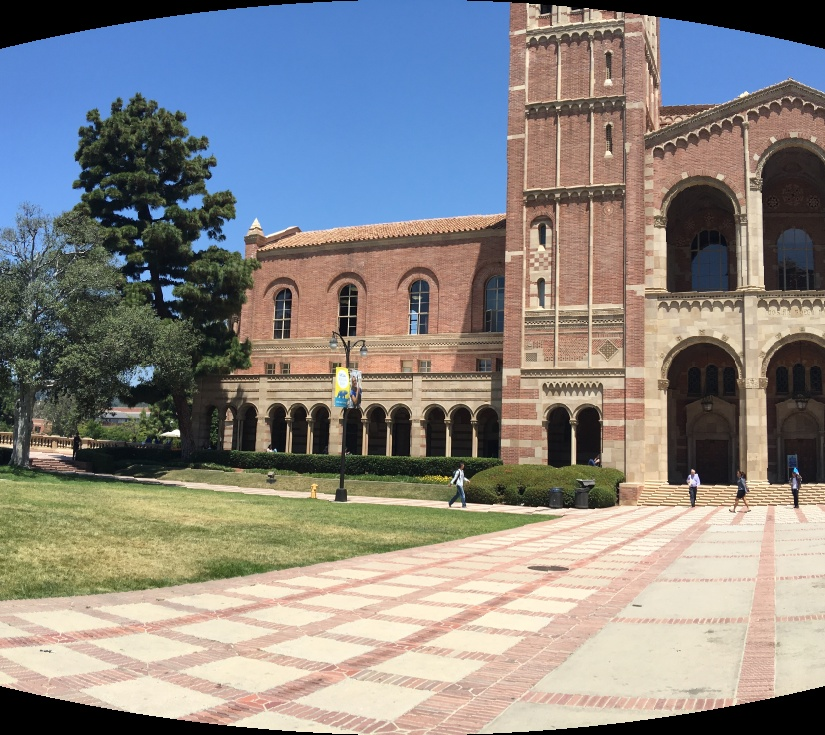
#> input picture 360camera/input/1_left_proj_crop.jpg, 825 x 735 px
$ python stitch.py input/1_left_proj_crop.jpg input/1_right_proj_crop.jpg   (Python 2 division)
#> lines starting #> are read from the running program, lines starting #| are printed output that depends on the picture
import sys
import cv2
import numpy as np

# Use the keypoints to stitch the images
def get_stitched_image(img1, img2, M):

	# Get width and height of input images
	w1,h1 = img1.shape[:2]
	w2,h2 = img2.shape[:2]

	# Get the canvas dimesions
	img1_dims = np.float32([ [0,0], [0,w1], [h1, w1], [h1,0] ]).reshape(-1,1,2)
	img2_dims_temp = np.float32([ [0,0], [0,w2], [h2, w2], [h2,0] ]).reshape(-1,1,2)


	# Get relative perspective of second image
	img2_dims = cv2.perspectiveTransform(img2_dims_temp, M)

	# Resulting dimensions
	result_dims = np.concatenate( (img1_dims, img2_dims), axis = 0)

	# Getting images together
	# Calculate dimensions of match points
	[x_min, y_min] = np.int32(result_dims.min(axis=0).ravel() - 0.5)
	[x_max, y_max] = np.int32(result_dims.max(axis=0).ravel() + 0.5)

	# Create output array after affine transformation
	transform_dist = [-x_min,-y_min]
	transform_array = np.array([[1, 0, transform_dist[0]],[0, 1, transform_dist[1]],[0,0,1]])

	# Warp images to get the resulting image
	result_img = cv2.warpPerspective(img2, transform_array.dot(M),(x_max-x_min, y_max-y_min))
	result_img[transform_dist[1]:w1+transform_dist[1],transform_dist[0]:h1+transform_dist[0]] = img1

	# Return the result
	return result_img

def get_stitched_image_points(img1, img2, M):

	# Get width and height of input images
	w1,h1 = img1.shape[:2]
	w2,h2 = img2.shape[:2]

	# Get the canvas dimesions
	img1_dims = np.float32([ [0,0], [0,w1], [h1, w1], [h1,0] ]).reshape(-1,1,2)
	img2_dims_temp = np.float32([ [0,0], [0,w2], [h2, w2], [h2,0] ]).reshape(-1,1,2)


	# Get relative perspective of second image
	img2_dims = cv2.perspectiveTransform(img2_dims_temp, M)

	# Resulting dimensions
	result_dims = np.concatenate( (img1_dims, img2_dims), axis = 0)

	# Getting images together
	# Calculate dimensions of match points
	[x_min, y_min] = np.int32(result_dims.min(axis=0).ravel() - 0.5)
	[x_max, y_max] = np.int32(result_dims.max(axis=0).ravel() + 0.5)

	# Create output array after affine transformation
	#transform_dist = [-x_min, -y_min]
	#transform_array = np.array([[1, 0, transform_dist[0]], [0, 1, transform_dist[1]], [0,0,1]])

	# Warp images to get the resulting image
	#result_img = cv2.warpPerspective(img2, transform_array.dot(M), (x_max-x_min, y_max-y_min))
	#result_img[transform_dist[1]:w1+transform_dist[1], transform_dist[0]:h1+transform_dist[0]] = img1

	# Return the result
	return x_min, x_max, y_min, y_max


# Find SIFT and return Homography Matrix
def get_sift_homography(img1, img2):

	# Initialize SIFT
	sift = cv2.xfeatures2d.SIFT_create()

	# Extract keypoints and descriptors
	k1, d1 = sift.detectAndCompute(img1, None)
	k2, d2 = sift.detectAndCompute(img2, None)

	# Bruteforce matcher on the descriptors
	bf = cv2.BFMatcher()
	matches = bf.knnMatch(d1,d2, k=2)

	# Make sure that the matches are good
	verify_ratio = 0.8 # Source: stackoverflow
	verified_matches = []
	for m1,m2 in matches:
		# Add to array only if it's a good match
		if m1.distance < 0.8 * m2.distance:
			verified_matches.append(m1)

	# Mimnum number of matches
	min_matches = 8
	if len(verified_matches) > min_matches:

		# Array to store matching points
		img1_pts = []
		img2_pts = []

		# Add matching points to array
		for match in verified_matches:
			img1_pts.append(k1[match.queryIdx].pt)
			img2_pts.append(k2[match.trainIdx].pt)
		img1_pts = np.float32(img1_pts).reshape(-1,1,2)
		img2_pts = np.float32(img2_pts).reshape(-1,1,2)

		# Compute homography matrix
		M, mask = cv2.findHomography(img1_pts, img2_pts, cv2.RANSAC, 5.0)
		return M
	else:
		print 'Error: Not enough matches'
		exit()

# Equalize Histogram of Color Images
def equalize_histogram_color(img):
	img_yuv = cv2.cvtColor(img, cv2.COLOR_BGR2YUV)
	img_yuv[:,:,0] = cv2.equalizeHist(img_yuv[:,:,0])
	img = cv2.cvtColor(img_yuv, cv2.COLOR_YUV2BGR)
	return img

# Main function definition
def main():

	# Get input set of images
	img1 = cv2.imread(sys.argv[1])
#> img1 is the input picture: shape (735, 825, 3); mean B, G, R 131, 133.8, 136.3
	img2 = cv2.imread(sys.argv[2])
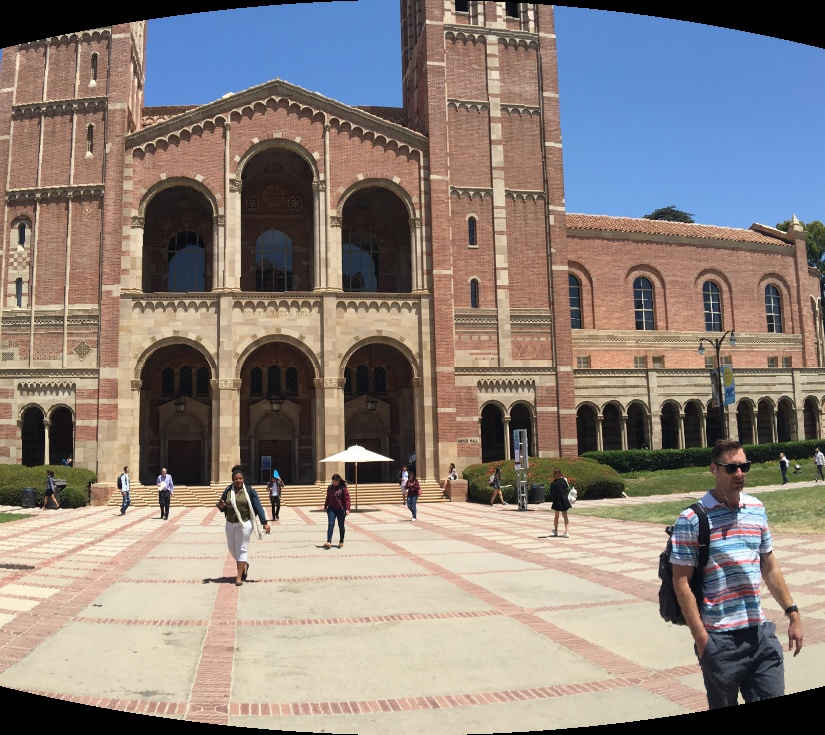
#> input picture 360camera/input/1_right_proj_crop.jpg, 825 x 735 px
#> img2 is the input picture: shape (735, 825, 3); mean B, G, R 124.9, 130.7, 141

	# Equalize histogram
	#img1 = equalize_histogram_color(img1)
	#img2 = equalize_histogram_color(img2)

	# Show input images
	#input_images = np.hstack( (img1, img2) )
	#cv2.imshow ('Input Images', input_images)

	# Use SIFT to find keypoints and return homography matrix
	M =  get_sift_homography(img1, img2)
#> in get_sift_homography, `k1, d1 = sift.detectAndCompute(img1, None)`: k1 = 4293 keypoints; strongest (x, y, size): (176, 433, 5.3), (693, 471, 2.2), (573, 461, 3.9), (466, 479, 1.9)
#> in get_sift_homography, `k2, d2 = sift.detectAndCompute(img2, None)`: k2 = 4051 keypoints; strongest (x, y, size): (741, 700, 5.3), (798, 466, 2.1), (360, 454, 12.5), (784, 458, 2.6)
#> in get_sift_homography, `matches = bf.knnMatch(d1,d2, k=2)`: matches = 4293 matches
#> after the loop in get_sift_homography, `for m1,m2 in matches:`: verified_matches = 619 matches
#> after the loop in get_sift_homography, `for match in verified_matches:`: img1_pts = 619 pairs, first value 32.42 to 821.9, second value 7.83 to 726.9; img2_pts = 619 pairs, first value 4.1 to 817.6, second value 7.85 to 726.9
#> in get_sift_homography, `img1_pts = np.float32(img1_pts).reshape(-1,1,2)`: img1_pts = 619 rows, first 8: [32.42, 298.9], [57.95, 436.2], [60.59, 681.6], [89.77, 147], [91.14, 641.4], [97.97, 181.9], [110.8, 348.7], [115.6, 212.3]
#> in get_sift_homography, `img2_pts = np.float32(img2_pts).reshape(-1,1,2)`: img2_pts = 619 rows, first 8: [11.95, 224.4], [36.36, 238.4], [114, 701.4], [637.3, 450.8], [33.95, 549.4], [509.9, 287.5], [423.4, 476.8], [336.1, 520.1]
#> in get_sift_homography, `M, mask = cv2.findHomography(img1_pts, img2_pts, cv2.RANSAC, 5.0)`: M = [[0.939, -0.0365, -478.9], [-0.0132, 0.954, 9.74], [-6.44e-05, -5.96e-06, 1]]; mask = 619 values, max 1 at index 105, min 0 at index 0, mean 0.649

	# Stitch the images together using homography matrix
	result_image = get_stitched_image(img2, img1, M)
#> in get_stitched_image, `img2_dims = cv2.perspectiveTransform(img2_dims_temp, M)`: img2_dims = [[-478.9, 9.74], [-507.9, 713.7], [285, 742.4], [312, -1.18]]
#> in get_stitched_image, `result_dims = np.concatenate( (img1_dims, img2_dims), axis = 0)`: result_dims = [[0, 0], [0, 735], [825, 735], [825, 0], [-478.9, 9.74], [-507.9, 713.7], [285, 742.4], [312, -1.18]]
#> in get_stitched_image, `[x_min, y_min] = np.int32(result_dims.min(axis=0).ravel() - 0.5)`: x_min = -508; y_min = -1
#> in get_stitched_image, `[x_max, y_max] = np.int32(result_dims.max(axis=0).ravel() + 0.5)`: x_max = 825; y_max = 742
#> in get_stitched_image, `transform_dist = [-x_min,-y_min]`: transform_dist = [508, 1]
#> in get_stitched_image, `transform_array = np.array([[1, 0, transform_dist[0]],[0, 1, transform..`: transform_array = [[1, 0, 508], [0, 1, 1], [0, 0, 1]]
#> in get_stitched_image, `result_img = cv2.warpPerspective(img2, transform_array.dot(M),(x_max-x..`:
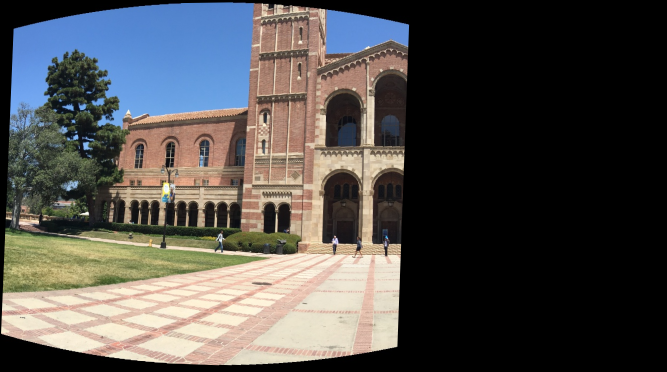
#> result_img: shape (743, 1333, 3) (shown at 1/2 size); mean B, G, R 75.9, 77.6, 79.4
#> in get_stitched_image, `result_img[transform_dist[1]:w1+transform_dist[1],transform_dist[0]:h1..`:
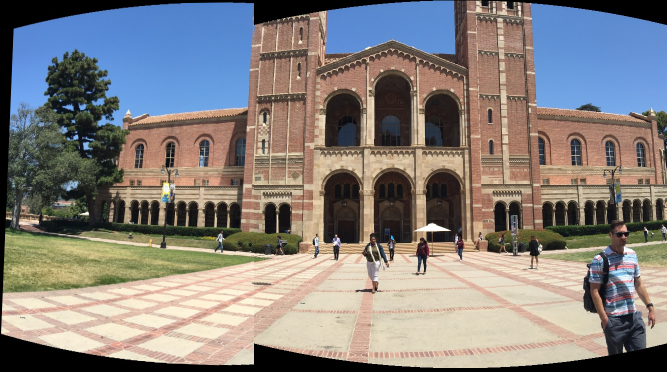
#> result_img: shape (743, 1333, 3) (shown at 1/2 size); mean B, G, R 125, 127.8, 132.5

	# Write the result to the same directory
	result_image_name = 'results/result_'+sys.argv[1]
	cv2.imwrite(result_image_name, result_image)

	# Show the resulting image
	cv2.imshow ('Result', result_image)
	cv2.waitKey()

# Call main function
if __name__=='__main__':
	main()
